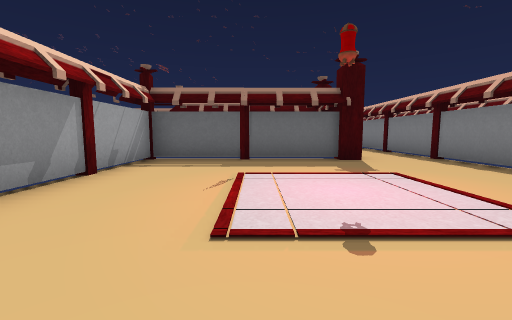
[1] (above)

12 first-person views from a walk through a scene from a Unity 3-D project. The camera is 1.3 m above the floor, tilts 6° down and sees 90° across. The floor is counted in squares, 2 m on a side. Each view is taken from the middle of a square. On the plan, view 1 faces up. The plan holds only what a view shows up to about 9 squares ahead; the rest is blank. The place goes on beyond the plan. The player is left out. Door leaves are left out, so doorways stand open. Some surface patterns are stand-ins.

[2]
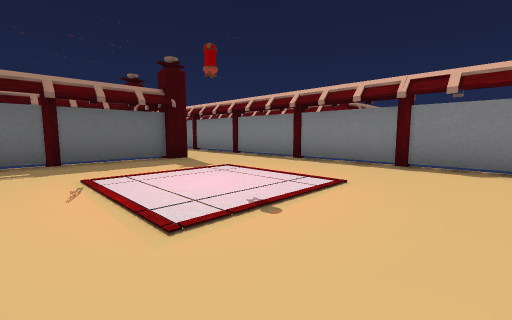

[3]
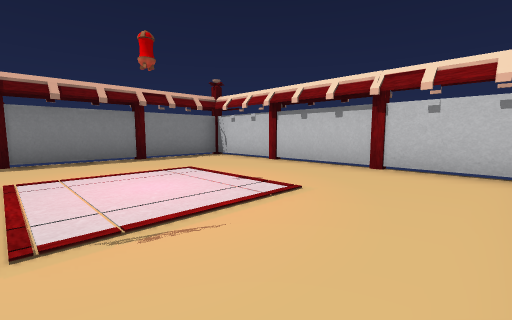

[4]
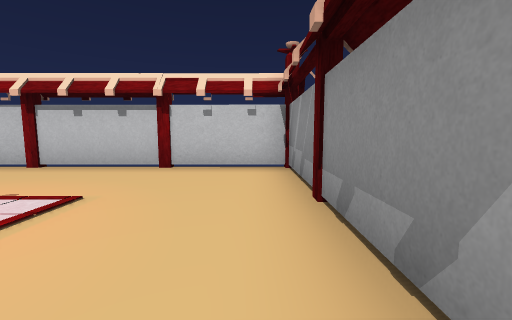

[5]
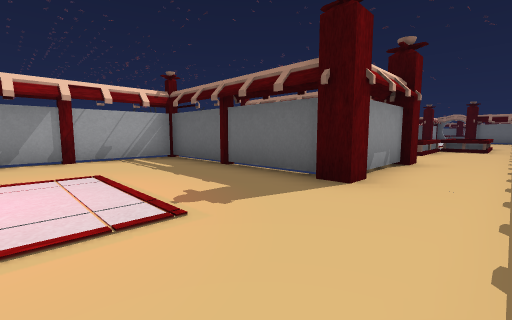

[6]
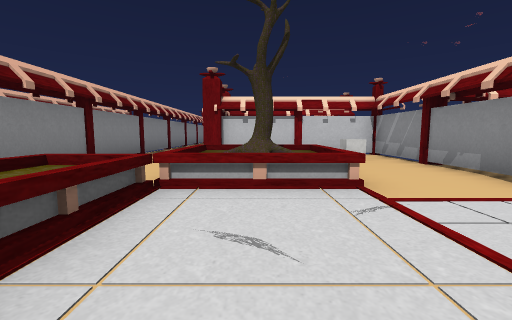

[7]
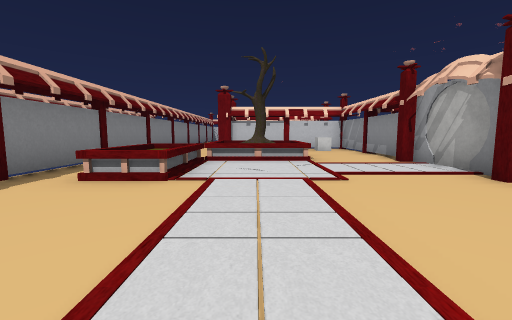

[8]
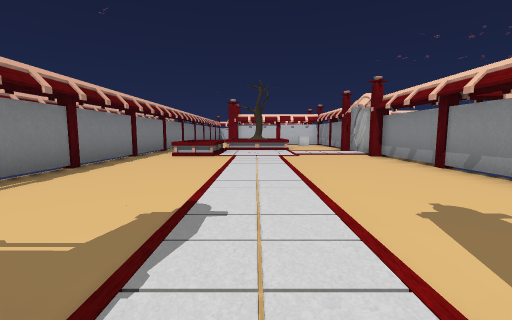

[9]
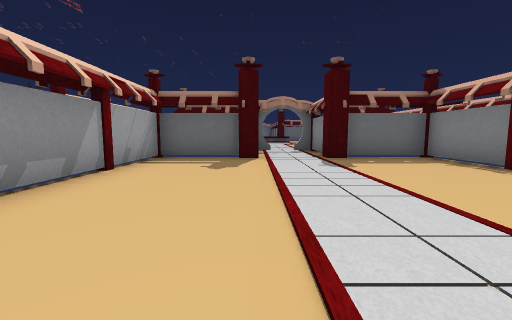

[10]
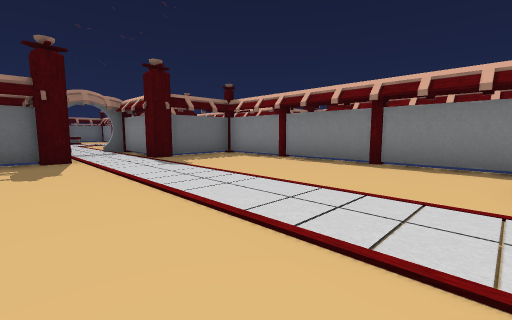

[11]
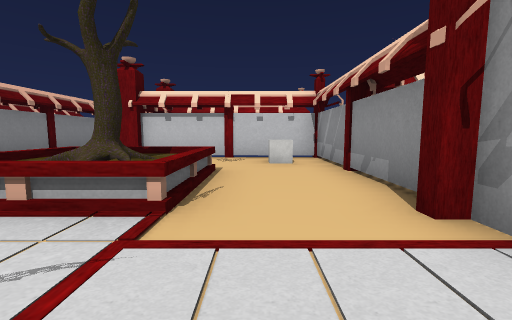

[12]
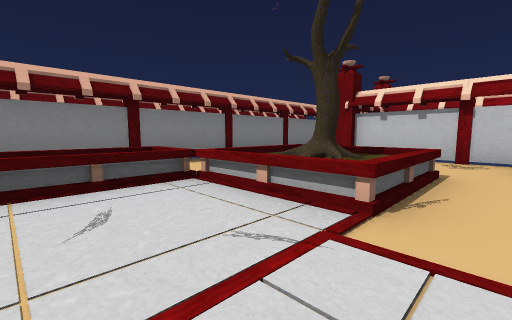

### Floor plan
Points are (right, up) in squares from view 1. A wall is a line through its corners. A room is listed if a view was taken in it or the views show most of it. See-through windows are left out.
Room 1 (views 1, 2, 3, 4, 5)
walls: (1.6, 6.4) (-2.5, 6.3); (-2.6, 5.5) (-2.6, -0.8) (4.6, -0.8) (4.6, 8.4); (2.4, 8.5) (2.4, 7.4)
objects: other object (-3, 1); other object (-3, 6); other object (-2, -1); other object (0, -1); other object (2, 6); other object (2, 7)
Room 2 (views 6, 7, 8, 9, 10, 11, 12)
walls: (-2.6, 15.6) (-2.6, 9.2) (1.5, 9.2); (0.6, 13.1) (1.6, 12.9); (0.4, 13.1) (1, 12.7); (0.5, 13) (1, 12.8); (0.5, 12.7) (0.9, 12.9) (1.4, 12.8); (0.5, 12.6) (0.9, 12.9); (-0.5, 23.8) (-2.6, 23.8) (-2.6, 17.5); (2.1, 24.6) (2.1, 26.5); (4.6, 8.4) (4.6, 23.9) (2.4, 23.9)
low walls: (0.8, 13.3) (1.2, 12.9)
ways out: opening at (1, 25.5)
objects: other object (-3, 16); other object (-3, 17); other object (-2, 9); cube (-2, 10); other object (-2, 14); other object (-2, 16) to (-2, 17); other object (-2, 24); other object (0, 9); other object (0, 12) to (2, 14); other object (0, 24); other object (2, 9); other object (2, 14) to (3, 16); other object (2, 24); other object (4, 24)

Where each view was taken, in squares from view 1:
view 1: 0 up, 0 right, facing up
view 2: 0 up, 1 left, facing up-right
view 3: 4 up, 2 left, facing down-right
view 4: 4 up, 2 left, facing down
view 5: 3 up, 4 right, facing up-left
view 6: 17 up, 1 right, facing down
view 7: 20 up, 1 right, facing down
view 8: 24 up, 1 right, facing down
view 9: 17 up, 0 right, facing up
view 10: 17 up, 1 left, facing up-right
view 11: 16 up, 1 left, facing down
view 12: 16 up, 1 left, facing down-right
